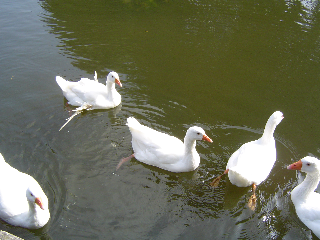
#> input picture im1.png, 320 x 240 px
$ python routing_inference.py im1.png im2.png out.png
#> lines starting #> are read from the running program, lines starting #| are printed output that depends on the picture
import sys
import numpy as np
import pydensecrf.densecrf as dcrf
import matplotlib as m
from skimage import io, color
from skimage.io import imread, imsave
imwrite = imsave

from pydensecrf.utils import unary_from_labels, create_pairwise_bilateral, create_pairwise_gaussian

def initialize():
    if len(sys.argv) != 4:
        print("Usage: python {} IMAGE ANNO OUTPUT".format(sys.argv[0]))
        print("")
        print("IMAGE and ANNO are inputs and OUTPUT is where the result should be written.")
        print("If there's at least one single full-black pixel in ANNO, black is assumed to mean unknown.")
        sys.exit(1)

    fn_im = sys.argv[1]
    fn_anno = sys.argv[2]
    fn_output = sys.argv[3]
    RGB = rgb(fn_im,fn_anno).T
    HSV = hsv(fn_im,fn_anno).T
    LAB = lab(fn_im,fn_anno).T
    arr=np.array([RGB,HSV,LAB])
    print(arr.shape)
    prob = routing(arr,3)
    colorize(fn_im,fn_anno,fn_output,prob)


def rgb(fn_im,fn_anno):

    ##################################
    ### Read images and annotation ###
    ##################################
#> called with fn_im = 'im1.png', fn_anno = 'im2.png'
    img = imread(fn_im)
#> img is the input picture: shape (240, 320, 3); mean R, G, B 106.9, 109.6, 88.3
    anno_rgb = imread(fn_anno).astype(np.uint32)
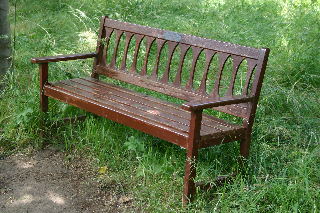
#> input picture im2.png, 320 x 213 px
    #print(anno_rgb.shape)   #Dhriti
    anno_lbl = anno_rgb[:,:,0] + (anno_rgb[:,:,1] << 8) + (anno_rgb[:,:,2] << 16)
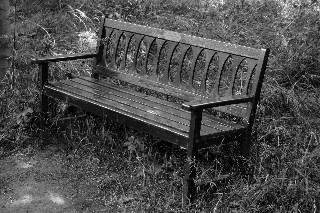
#> anno_lbl: shape (213, 320) uint32; min 2568, max 16777214, mean 5017848.8; drawn with min black and max white
    # Convert the 32bit integer color to 1, 2, ... labels.
    # Note that all-black, i.e. the value 0 for background will stay 0.
    colors, labels = np.unique(anno_lbl, return_inverse=True)

    # But remove the all-0 black, that won't exist in the MAP!
    HAS_UNK = 0 in colors
#> HAS_UNK = False
    if HAS_UNK:
    #    print("Found a full-black pixel in annotation image, assuming it means 'unknown' label, and will thus not be present in the output!")
     #   print("If 0 is an actual label for you, consider writing your own code, or simply giving your labels only non-zero values.")
        colors = colors[1:]
    # [12 lines of commented-out code are left out]
    n_labels = len(set(labels.flat)) - int(HAS_UNK)
#> n_labels = 60113
    # Example using the DenseCRF class and the util functions
    d = dcrf.DenseCRF(img.shape[1] * img.shape[0], n_labels)

    # get unary potentials (neg log probability)
    U = unary_from_labels(labels, n_labels, gt_prob=0.7, zero_unsure=HAS_UNK)
    d.setUnaryEnergy(U)

    # This creates the color-independent features and then add them to the CRF
    feats = create_pairwise_gaussian(sdims=(3, 3), shape=img.shape[:2])
    d.addPairwiseEnergy(feats, compat=3,
                        kernel=dcrf.DIAG_KERNEL,
                        normalization=dcrf.NORMALIZE_SYMMETRIC)

    # This creates the color-dependent features and then add them to the CRF
    feats = create_pairwise_bilateral(sdims=(80, 80), schan=(13, 13, 13),
                                      img=img, chdim=2)
    d.addPairwiseEnergy(feats, compat=10,
                        kernel=dcrf.DIAG_KERNEL,
                        normalization=dcrf.NORMALIZE_SYMMETRIC)


    ####################################
    ### Do inference and compute MAP ###
    ####################################

    # Run five inference steps.
    Q = d.inference(5)
    RGB = np.array(Q)
    return RGB


# [256 lines left out: functions hsv, lab, softmax, _squash, colorize, routing, not called in this run]


def main():
    initialize()
#> (the call stopped at in rgb, `d = dcrf.DenseCRF(img.shape[1] * img.shape[0], n_labels)`: pydensecrf is not available in this run)


if __name__=='__main__':
    main()
